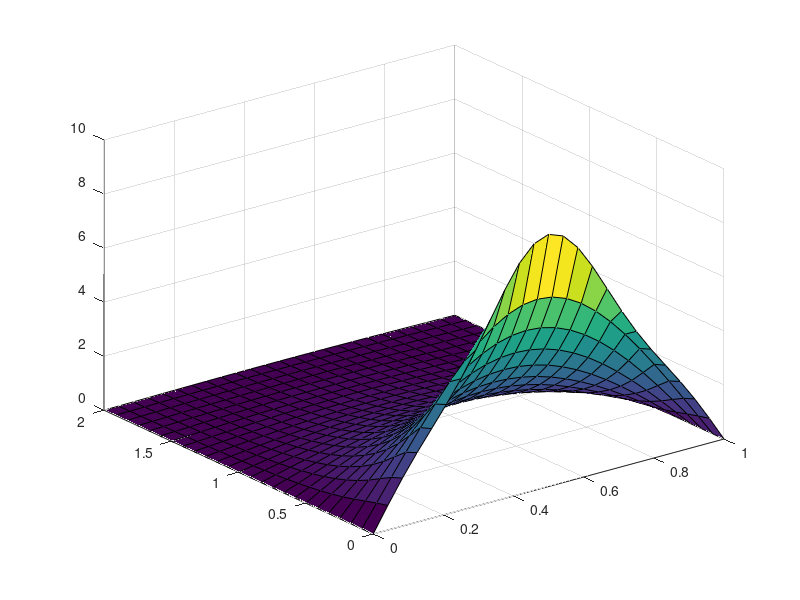

Source code (MATLAB):
%simply plots the exact fourier series for the heat equation
clear;
x = linspace(0,1,25);
t = linspace(0,2,25);
[X,T] = meshgrid(x,t);
E = -0.25*power(pi,2)*T;
F = (80/power(pi,2))*sin(pi/2)*(exp(E)).*(sin(pi*X));
for k = 2:5
   F = F + (1/k^2)*(80/power(pi,2))*sin(k*pi/2)*(exp(E*(k^2))).*(sin(k*pi*X));
end
surf(X,T,F);

